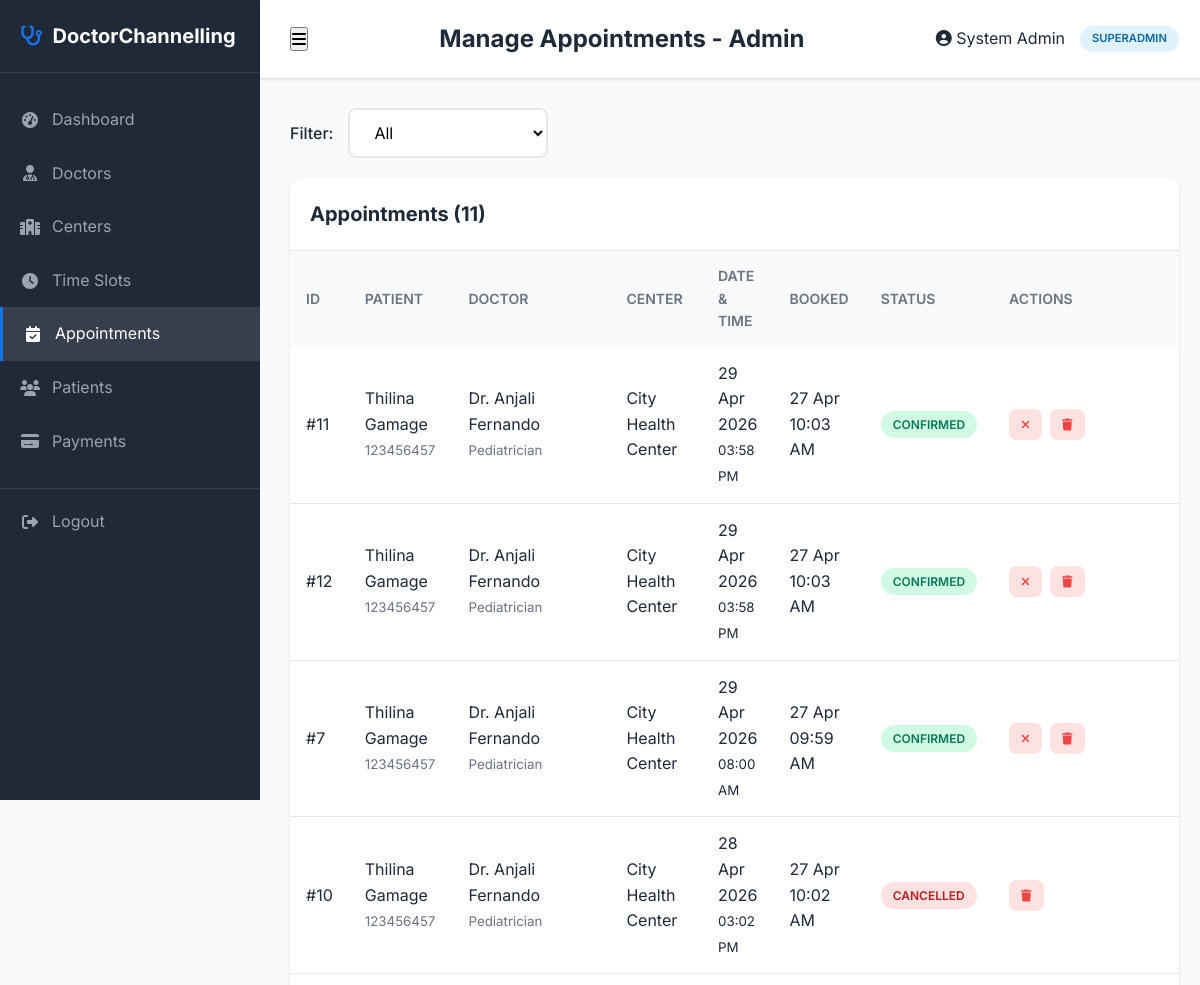
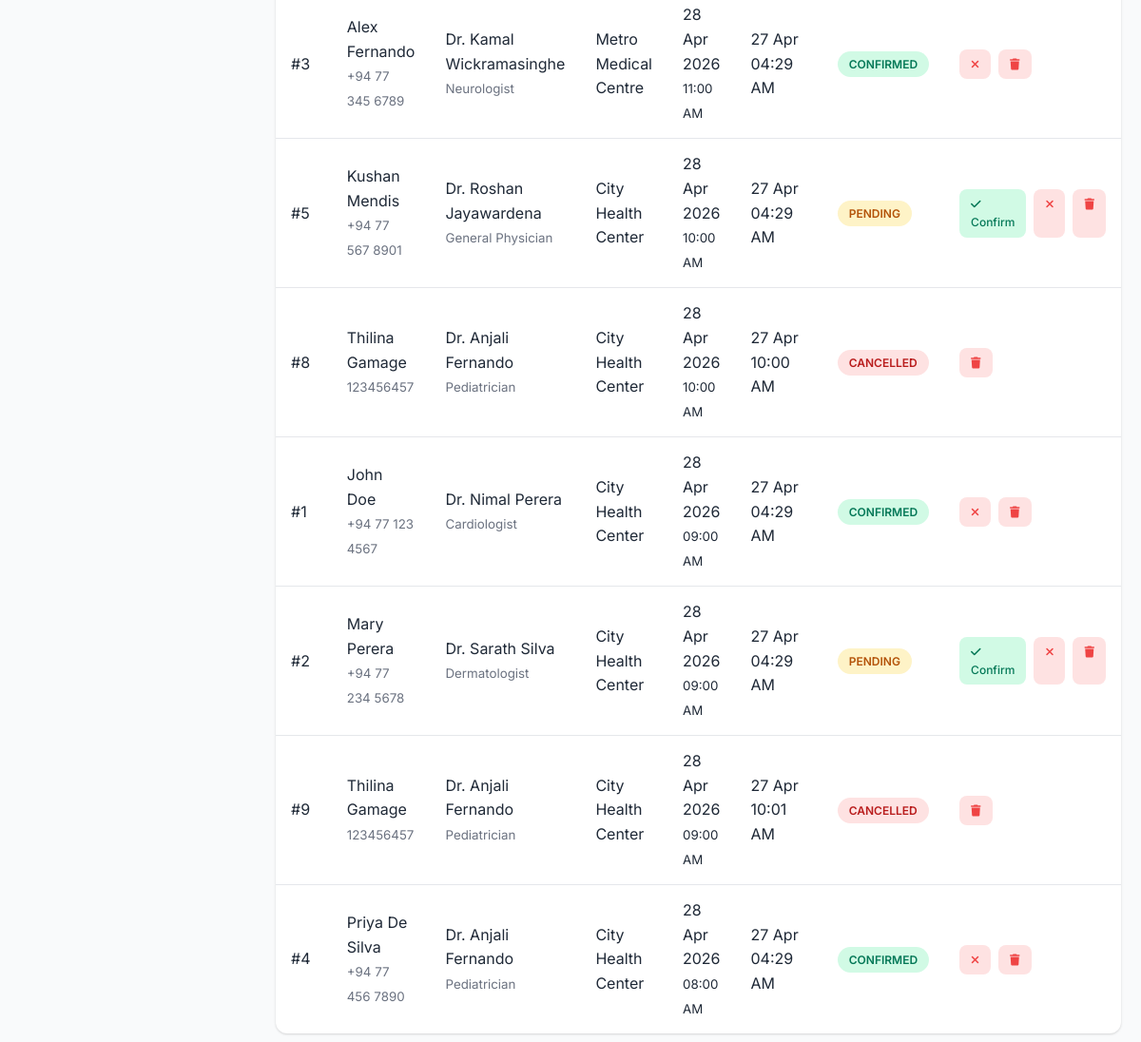
The page /admin/appointments.php (signed in) on the database its author committed (2 pictures, top to bottom).
### tables this page shows
CREATE TABLE `appointments` (
  `appointment_id` int(11) NOT NULL,
  `patient_id` int(11) NOT NULL,
  `slot_id` int(11) NOT NULL,
  `booked_at` timestamp NOT NULL DEFAULT current_timestamp(),
  `status` enum('pending','confirmed','cancelled') DEFAULT 'pending',
  `notes` text DEFAULT NULL
);

CREATE TABLE `patients` (
  `patient_id` int(11) NOT NULL,
  `full_name` varchar(100) NOT NULL,
  `email` varchar(100) NOT NULL,
  `password_hash` varchar(255) NOT NULL,
  `phone` varchar(20) NOT NULL,
  `date_of_birth` date DEFAULT NULL,
  `gender` enum('male','female','other') DEFAULT 'male',
  `address` text DEFAULT NULL,
  `registered_at` timestamp NOT NULL DEFAULT current_timestamp()
);

CREATE TABLE `doctors` (
  `doctor_id` int(11) NOT NULL,
  `full_name` varchar(100) NOT NULL,
  `specialization` varchar(100) NOT NULL,
  `email` varchar(100) NOT NULL,
  `phone` varchar(20) NOT NULL,
  `qualification` varchar(200) DEFAULT NULL,
  `bio` text DEFAULT NULL,
  `photo` varchar(255) DEFAULT 'default-doctor.png',
  `created_at` timestamp NOT NULL DEFAULT current_timestamp()
);

CREATE TABLE `channelling_centers` (
  `center_id` int(11) NOT NULL,
  `center_name` varchar(150) NOT NULL,
  `address` text NOT NULL,
  `phone` varchar(20) NOT NULL,
  `email` varchar(100) DEFAULT NULL,
  `created_at` timestamp NOT NULL DEFAULT current_timestamp()
);

CREATE TABLE `time_slots` (
  `slot_id` int(11) NOT NULL,
  `doctor_id` int(11) NOT NULL,
  `center_id` int(11) NOT NULL,
  `slot_date` date NOT NULL,
  `start_time` time NOT NULL,
  `end_time` time NOT NULL,
  `status` enum('available','booked','cancelled') DEFAULT 'available',
  `created_at` timestamp NOT NULL DEFAULT current_timestamp()
);

### admin/appointments.php (the view, shortened to what this page needs)
<?php
require_once 'includes/admin-header.php';
require_once __DIR__ . '/../config/db.php';
$filter = isset($_GET['filter']) ? $_GET['filter'] : 'all';
$query = "
    SELECT a.*, ts.slot_date, ts.start_time, ts.end_time, ts.status as slot_status,
           d.full_name as doctor_name, d.specialization,
           cc.center_name,
           p.full_name as patient_name, p.phone as patient_phone, p.email as patient_email
    FROM appointments a
    JOIN time_slots ts ON a.slot_id = ts.slot_id
    JOIN doctors d ON ts.doctor_id = d.doctor_id
    JOIN channelling_centers cc ON ts.center_id = cc.center_id
    JOIN patients p ON a.patient_id = p.patient_id
    WHERE 1=1
";
$query .= " ORDER BY ts.slot_date DESC, ts.start_time DESC";
$stmt = $conn->prepare($query);
$stmt->execute();
$appointments = $stmt->get_result()->fetch_all(MYSQLI_ASSOC);
?>
<div class="filters-section" style="margin-top: 0; background: transparent; padding: 0; margin-bottom: 20px;">
    <form action="appointments.php" method="GET" class="filters-form">
        <label style="font-weight: 500;">Filter:</label>
        <select name="filter" onchange="this.form.submit()">
            <option value="all" <?php echo $filter === 'all' ? 'selected' : ''; ?>>All</option>
        </select>
    </form>
</div>
<div class="admin-table-container">
    <div class="admin-table-header">
        <h3>Appointments (<?php echo count($appointments); ?>)</h3>
    </div>
    <table class="admin-table">
        <thead>
            <tr>
                <th>ID</th>
                <th>Patient</th>
                <th>Doctor</th>
                <th>Center</th>
                <th>Date & Time</th>
                <th>Booked</th>
                <th>Status</th>
                <th>Actions</th>
            </tr>
        </thead>
        <tbody>
            <?php foreach ($appointments as $apt): ?>
            <tr>
                <td>#<?php echo $apt['appointment_id']; ?></td>
                <td>
                    <?php echo htmlspecialchars($apt['patient_name']); ?><br>
                    <small style="color: var(--text-gray);"><?php echo htmlspecialchars($apt['patient_phone']); ?></small>
                </td>
                <td>
                    <?php echo htmlspecialchars($apt['doctor_name']); ?><br>
                    <small style="color: var(--text-gray);"><?php echo htmlspecialchars($apt['specialization']); ?></small>
                </td>
                <td><?php echo htmlspecialchars($apt['center_name']); ?></td>
                <td>
                    <?php echo date('d M Y', strtotime($apt['slot_date'])); ?><br>
                    <small><?php echo date('h:i A', strtotime($apt['start_time'])); ?></small>
                </td>
                <td><?php echo date('d M h:i A', strtotime($apt['booked_at'])); ?></td>
                <td>
                    <span class="status-badge <?php echo $apt['status']; ?>">
                        <?php echo ucfirst($apt['status']); ?>
                    </span>
                </td>
                <td>
                    <div class="action-btns">
                        <?php if ($apt['status'] === 'pending'): ?>
                        <a href="appointments.php?update_status=<?php echo $apt['appointment_id']; ?>&status=confirmed" class="action-btn view" style="background: #d1fae5; color: #047857;">
                            <i class="fas fa-check"></i> Confirm
                        </a>
                        <?php endif; ?>
                        <?php if ($apt['status'] !== 'cancelled'): ?>
                        <a href="appointments.php?update_status=<?php echo $apt['appointment_id']; ?>&status=cancelled" class="action-btn cancel">
                            <i class="fas fa-times"></i>
                        </a>
                        <?php endif; ?>
                        <a href="appointments.php?delete=<?php echo $apt['appointment_id']; ?>" class="action-btn cancel" data-confirm="Delete this appointment?">
                            <i class="fas fa-trash"></i>
                        </a>
                    </div>
                </td>
            </tr>
            <?php endforeach; ?>
        </tbody>
    </table>
</div>
</div></main></div></body></html>

### assets/css/style.css (style rules this page uses)
:root { --primary-color: #1a73e8; --primary-dark: #1557b0; --primary-light: #e8f0fe; --accent-color: #0d9e8a; --accent-dark: #0a7d70; --accent-light: #e0f7f5; --text-dark: #1f2937; --text-gray: #6b7280; --text-light: #9ca3af; --white: #ffffff; --bg-light: #f9fafb; --bg-gray: #f3f4f6; --border-color: #e5e7eb; --success: #10b981; --warning: #f59e0b; --error: #ef4444; --shadow-sm: 0 1px 2px 0 rgba(0, 0, 0, 0.05); --shadow: 0 1px 3px 0 rgba(0, 0, 0, 0.1), 0 1px 2px 0 rgba(0, 0, 0, 0.06); --shadow-md: 0 4px 6px -1px rgba(0, 0, 0, 0.1), 0 2px 4px -1px rgba(0, 0, 0, 0.06); --shadow-lg: 0 10px 15px -3px rgba(0, 0, 0, 0.1), 0 4px 6px -2px rgba(0, 0, 0, 0.05); --radius: 8px; --radius-lg: 12px; --transition: all 0.3s ease; }
*, *::before, *::after { margin: 0; padding: 0; box-sizing: border-box; }
input, select, textarea { display: block !important; visibility: visible !important; opacity: 1 !important; }
html { scroll-behavior: smooth; }
body { font-family: 'Inter', -apple-system, BlinkMacSystemFont, 'Segoe UI', Roboto, sans-serif; font-size: 16px; line-height: 1.6; color: var(--text-dark); background-color: var(--white); min-height: 100vh; display: flex; flex-direction: column; }
body.admin-page { display: block; background: #f9fafb; }
a { text-decoration: none; color: inherit; transition: var(--transition); }
button, input, select, textarea { font-family: inherit; font-size: inherit; }
.filters-section { background: var(--bg-light); padding: 30px 0; margin-bottom: 40px; }
.filters-form { display: flex; gap: 15px; flex-wrap: wrap; align-items: center; }
.filters-form select { padding: 12px 20px; border: 2px solid var(--border-color); border-radius: var(--radius); min-width: 200px; background: var(--white); cursor: pointer; }
table { width: 100%; border-collapse: collapse; }
table th, table td { padding: 16px 20px; text-align: left; }
table th { background: var(--bg-light); font-weight: 600; color: var(--text-dark); }
table tr { border-bottom: 1px solid var(--border-color); }
table tr:last-child { border-bottom: none; }
.status-badge { display: inline-block; padding: 4px 12px; border-radius: 20px; font-size: 0.75rem; font-weight: 600; text-transform: uppercase; }
.status-badge.pending { background: #fef3c7; color: #b45309; }
.status-badge.confirmed { background: #d1fae5; color: #047857; }
.status-badge.cancelled { background: #fee2e2; color: #b91c1c; }
.action-btns { display: flex; gap: 8px; }
.action-btn { padding: 6px 12px; border-radius: var(--radius); font-size: 0.75rem; font-weight: 500; border: none; cursor: pointer; transition: var(--transition); }
.action-btn.view { background: var(--primary-light); color: var(--primary-color); }
.action-btn.cancel { background: #fee2e2; color: var(--error); }
.admin-table-container { background: var(--white); border-radius: var(--radius-lg); box-shadow: var(--shadow); overflow: hidden; }
.admin-table-header { display: flex; justify-content: space-between; align-items: center; padding: 20px; border-bottom: 1px solid var(--border-color); }
.admin-table-header h3 { font-size: 1.25rem; }
.admin-table { width: 100%; border-collapse: collapse; }
.admin-table th, .admin-table td { padding: 14px 16px; text-align: left; }
.admin-table th { background: var(--bg-light); font-weight: 600; font-size: 0.875rem; text-transform: uppercase; color: var(--text-gray); }
.admin-table tr { border-bottom: 1px solid var(--border-color); }
.admin-table tr:last-child { border-bottom: none; }

### rows shown on the page
appointments: appointment_id "11", patient.full_name "Thilina Gamage", patient.phone "123456457", doctors.full_name "Dr. Anjali Fernando", doctors.specialization "Pediatrician", channelling_centers.center_name "City Health Center", slot.slot_date "29 Apr 2026", slot.start_time "03:58 PM", booked_at "27 Apr 10:03 AM", status "CONFIRMED"
appointments: appointment_id "12", patient.full_name "Thilina Gamage", patient.phone "123456457", doctors.full_name "Dr. Anjali Fernando", doctors.specialization "Pediatrician", channelling_centers.center_name "City Health Center", slot.slot_date "29 Apr 2026", slot.start_time "03:58 PM", booked_at "27 Apr 10:03 AM", status "CONFIRMED"
appointments: appointment_id "7", patient.full_name "Thilina Gamage", patient.phone "123456457", doctors.full_name "Dr. Anjali Fernando", doctors.specialization "Pediatrician", channelling_centers.center_name "City Health Center", slot.slot_date "29 Apr 2026", slot.start_time "08:00 AM", booked_at "27 Apr 09:59 AM", status "CONFIRMED"
appointments: appointment_id "10", patient.full_name "Thilina Gamage", patient.phone "123456457", doctors.full_name "Dr. Anjali Fernando", doctors.specialization "Pediatrician", channelling_centers.center_name "City Health Center", slot.slot_date "28 Apr 2026", slot.start_time "03:02 PM", booked_at "27 Apr 10:02 AM", status "CANCELLED"
appointments: appointment_id "3", patient.full_name "Alex Fernando", patient.phone "+94 77 345 6789", doctors.full_name "Dr. Kamal Wickramasinghe", doctors.specialization "Neurologist", channelling_centers.center_name "Metro Medical Centre", slot.slot_date "28 Apr 2026", slot.start_time "11:00 AM", booked_at "27 Apr 04:29 AM", status "CONFIRMED"
appointments: appointment_id "5", patient.full_name "Kushan Mendis", patient.phone "+94 77 567 8901", doctors.full_name "Dr. Roshan Jayawardena", doctors.specialization "General Physician", channelling_centers.center_name "City Health Center", slot.slot_date "28 Apr 2026", slot.start_time "10:00 AM", booked_at "27 Apr 04:29 AM", status "PENDING"
appointments: appointment_id "8", patient.full_name "Thilina Gamage", patient.phone "123456457", doctors.full_name "Dr. Anjali Fernando", doctors.specialization "Pediatrician", channelling_centers.center_name "City Health Center", slot.slot_date "28 Apr 2026", slot.start_time "10:00 AM", booked_at "27 Apr 10:00 AM", status "CANCELLED"
appointments: appointment_id "1", patient.full_name "John Doe", patient.phone "+94 77 123 4567", doctors.full_name "Dr. Nimal Perera", doctors.specialization "Cardiologist", channelling_centers.center_name "City Health Center", slot.slot_date "28 Apr 2026", slot.start_time "09:00 AM", booked_at "27 Apr 04:29 AM", status "CONFIRMED"
appointments: appointment_id "2", patient.full_name "Mary Perera", patient.phone "+94 77 234 5678", doctors.full_name "Dr. Sarath Silva", doctors.specialization "Dermatologist", channelling_centers.center_name "City Health Center", slot.slot_date "28 Apr 2026", slot.start_time "09:00 AM", booked_at "27 Apr 04:29 AM", status "PENDING"
appointments: appointment_id "9", patient.full_name "Thilina Gamage", patient.phone "123456457", doctors.full_name "Dr. Anjali Fernando", doctors.specialization "Pediatrician", channelling_centers.center_name "City Health Center", slot.slot_date "28 Apr 2026", slot.start_time "09:00 AM", booked_at "27 Apr 10:01 AM", status "CANCELLED"
appointments: appointment_id "4", patient.full_name "Priya De Silva", patient.phone "+94 77 456 7890", doctors.full_name "Dr. Anjali Fernando", doctors.specialization "Pediatrician", channelling_centers.center_name "City Health Center", slot.slot_date "28 Apr 2026", slot.start_time "08:00 AM", booked_at "27 Apr 04:29 AM", status "CONFIRMED"

### other values the page prints
$page_title "Manage Appointments - Admin"
$admin_name "System Admin"
$admin_role "SUPERADMIN"
count($appointments) "11"
